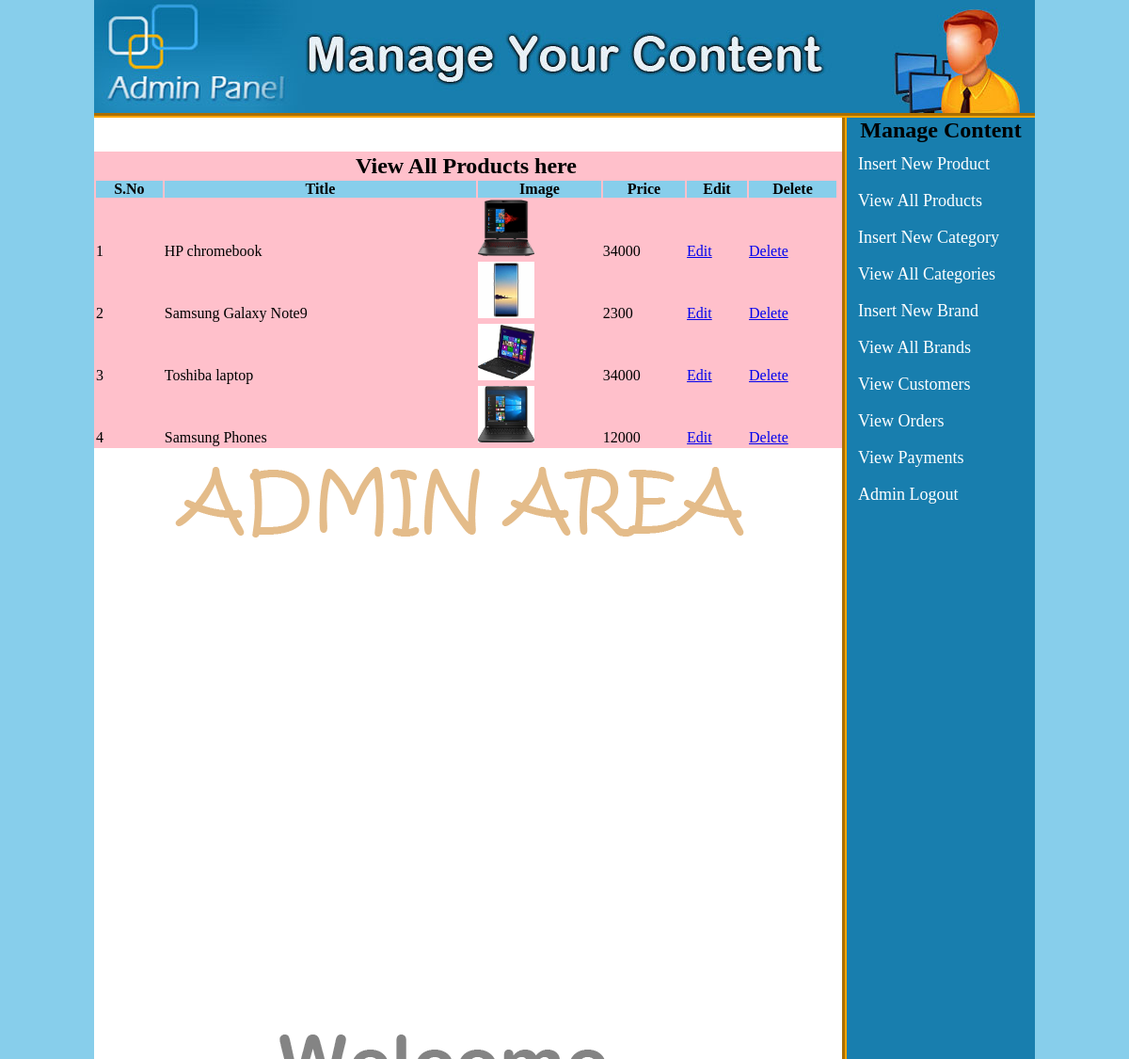
Page /admin_area/index.php?view_products (signed in) on the committed database.
### tables this page shows
CREATE TABLE IF NOT EXISTS `products` (
  `product_id` int(100) NOT NULL AUTO_INCREMENT,
  `product_cat` int(100) NOT NULL,
  `product_brand` int(100) NOT NULL,
  `product_title` varchar(255) NOT NULL,
  `product_price` int(100) NOT NULL,
  `product_desc` text NOT NULL,
  `product_image` text NOT NULL,
  `product_keywords` text NOT NULL,
  PRIMARY KEY (`product_id`)
);

### admin_area/view_products.php (the view, shortened to what this page needs)
<?php
if(!isset($_SESSION['user_email']))
{
	echo "<script>window.open('login.php?not_admin=You are not an admin!','_self')</script>";
}
else
{
?>
<table width="795" align="center" bgcolor="pink">
<tr align="center">
<td colspan="6"><h2>View All Products here</h2></td>
</tr>
<tr align="center" bgcolor="skyblue">
<th>S.No</th>
<th>Title</th>
<th>Image</th>
<th>Price</th>
<th>Edit</th>
<th>Delete</th>
</tr>
<?php
$get_pro="select * from products";
$run_pro=mysql_query($get_pro);
$i=0;
while($row_pro=mysql_fetch_array($run_pro))
{
	$pro_id=$row_pro['product_id'];
	$pro_title=$row_pro['product_title'];
	$pro_image=$row_pro['product_image'];
	$pro_price=$row_pro['product_price'];
	$i++;
	?>
<tr>
<td><?php echo $i;?></td>
<td><?php echo $pro_title; ?></td>
<td><img src="product_images/<?php echo $pro_image; ?>" width="60" height="60"></td>
<td><?php echo $pro_price; ?></td>
<td><a href="index.php?edit_pro=<?php echo $pro_id ; ?>">Edit</a></td>
<td><a href="delete_pro.php?delete_pro=<?php echo $pro_id ;?>">Delete</a></td>
</tr>
<?php } ?>
</table>
<?php } ?>

### admin_area/styles/style.css (style rules this page uses)
html, body, div, span, applet, object, iframe, h1, h2, h3, h4, h5, h6, p, blockquote, pre, a, abbr, acronym, address, big, cite, code, del, dfn, em, img, ins, kbd, q, s, samp, small, strike, strong, sub, sup, tt, var, b, u, i, center, dl, dt, dd, ol, ul, li, fieldset, form, label, legend, table, caption, tbody, tfoot, thead, tr, th, td, article, aside, canvas, details, embed, figure, figcaption, footer, header, hgroup, menu, nav, output, ruby, section, summary, time, mark, audio, video { margin: 0; padding: 0; border: 0; vertical-align: baseline; }
body { background:skyblue; }

### rows in the picture
products: product_title "HP chromebook", product_image (picture), product_price "34000"
products: product_title "Samsung Galaxy Note9", product_image (picture), product_price "2300"
products: product_title "Toshiba laptop", product_image (picture), product_price "34000"
products: product_title "Samsung Phones", product_image (picture), product_price "12000"
